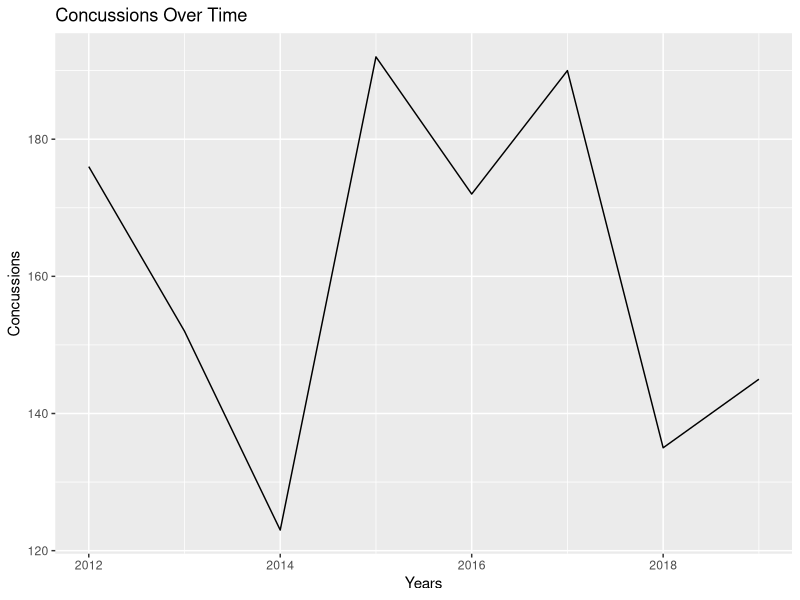
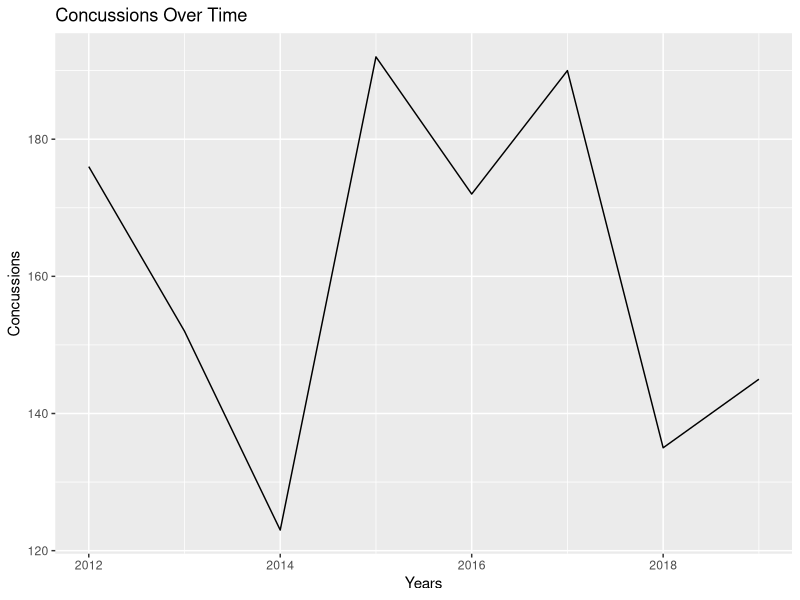

These charts were generated, in order, by the following R code: (Note: this script raises an error after producing the figures.)
## ---- chunk 1
knitr::opts_chunk$set(echo = TRUE)

library(ggplot2)
## ---- chunk 2
unique_outs <- c(361, 372, 605, 410, 355, 394, 369, 470)
plays <- c(32882.0, 33302.0, 32779.0, 32973.0, 32734.0, 32438.0, 32224.0, 32516.0)
scores <- c(2015, 2078, 2018, 2044, 2086, 1998, 2095, 2028)
years <- c(2012:2019) - 2012
year_indicator <- c(0, 0, 0, 0, 0, 0, 1, 1)
concussions <- c(176, 152, 123, 192, 172, 190, 135, 145)
## ---- chunk 3
df <- data.frame(Years=c(2012:2019), Concussions=concussions)
plt <- ggplot(data=df, aes(x=Years, y=Concussions)) +
  geom_line() +
  ggtitle("Concussions Over Time")
plt
## ---- chunk 4
ggsave("time_series.jpg",
       plot=plt,
       width=6, height=4,
       units="in")
## ---- chunk 5
avg_diff <- function(permuted, i) {
  mid = i+1
  pre = permuted[1:mid-1]
  post = permuted[mid:length(permuted)]
  #return(sum(pre) - sum(post))
  return(sum(pre) / i - (sum(post) / (length(permuted) - i)))
}
## ---- chunk 6
ab_test <- function(permuting_col, i) {
  stats = c()
  for (val in c(1:10000)) {
    permuted = sample(permuting_col, length(permuting_col))
    stat = avg_diff(permuted, i)
    stats = c(stats, stat)
  }
  stat = avg_diff(permuting_col, i)
  print(sum(stats >= stat) / length(stats))
  df <- as.data.frame(stats)
  colnames(df) <- c('stats')
  plt = ggplot(df, aes(x=stats)) +
    geom_histogram(aes(y=..density..), col='black', fill='white', binwidth=2) +
    geom_density(alpha=0.2, fill="orange") +
    geom_vline(aes(xintercept=avg_diff(permuting_col, i)), col="blue", linetype="dashed", size=1) +
    ggtitle('Histogram of Permuted Average Differences of Concussions - Augmented (Pre and Post 2018)') +
    xlab('Average Concussions Pre 2018 - Average Concussions Post 2018')
  return(plt)
}
## ---- chunk 7
plt <- ab_test(concussions_revised, 5)
## ---- chunk 8
plt
## ---- chunk 9
ggsave("2017_ab_test.jpg",
       plot=plt,
       width=8, height=6,
       units="in")
## ---- chunk 10
plt <- ab_test(concussions_revised, 6)
## ---- chunk 11
plt
## ---- chunk 12
ggsave("2018_ab_test_augmented.jpg",
       plot=plt,
       width=9, height=6,
       units="in")
## ---- chunk 13
plot(unique_outs, concussions)
## ---- chunk 14
plot(plays, concussions)
## ---- chunk 15
plot(scores, concussions)
## ---- chunk 16
summary(lm(concussions ~ years))
## ---- chunk 17
summary(lm(concussions ~ unique_outs))
## ---- chunk 18
summary(lm(concussions ~ plays))
## ---- chunk 19
summary(lm(concussions ~ scores))
## ---- chunk 20
summary(lm(concussions ~ years + unique_outs))
## ---- chunk 21
summary(lm(concussions ~ years + plays))
## ---- chunk 22
summary(lm(concussions ~ years + scores))
## ---- chunk 23
summary(lm(concussions ~ years + unique_outs + scores))
## ---- chunk 24
summary(lm(concussions ~ years + unique_outs + plays))
## ---- chunk 25
summary(lm(concussions ~ years + plays + scores))
## ---- chunk 26
summary(lm(concussions ~ years + unique_outs + plays + scores))
## ---- chunk 27
summary(lm(concussions ~ year_indicator))
## ---- chunk 28
summary(lm(concussions ~ year_indicator + years))
## ---- chunk 29
summary(lm(concussions ~ year_indicator + unique_outs))
## ---- chunk 30
summary(lm(concussions ~ year_indicator + scores))
## ---- chunk 31
summary(lm(concussions ~ year_indicator + plays))
## ---- chunk 32
summary(lm(concussions ~ year_indicator + unique_outs + scores))
## ---- chunk 33
summary(lm(concussions ~ year_indicator + unique_outs + plays))
## ---- chunk 34
summary(lm(concussions ~ year_indicator + plays + scores))
## ---- chunk 35
summary(lm(concussions ~ year_indicator + unique_outs + plays + scores))
## ---- chunk 36
summary(lm(concussions ~ unique_outs + scores + plays))
## ---- chunk 37
summary(lm(concussions ~ unique_outs + scores))
## ---- chunk 38
unique_outs * -0.26
## ---- chunk 39
unique_outs
## ---- chunk 40
concussions
## ---- chunk 41
library(ggplot2)
## ---- chunk 42
boxplot(concussions[1:6])
stripchart(concussions[1:6], vertical = TRUE, add=TRUE, col='red')
## ---- chunk 43
concussions_revised <- concussions[1:8]
concussions_revised[3] = mean(concussions[1:6])
concussions_revised
## ---- chunk 44
plot.ts(concussions_revised)
## ---- chunk 45
model <- lm(concussions_revised ~ year_indicator + unique_outs + scores + plays)
summary(model)
## ---- chunk 46
model <- lm(concussions_revised ~ year_indicator)
summary(model)
## ---- chunk 47
model <- lm(concussions_revised ~ year_indicator + unique_outs)
summary(model)
## ---- chunk 48
model <- lm(concussions_revised ~ year_indicator + unique_outs + scores)
summary(model)
## ---- chunk 49
model <- lm(concussions_revised ~ year_indicator + unique_outs + plays)
summary(model)
## ---- chunk 50
model <- lm(concussions_revised ~ year_indicator + scores + plays)
summary(model)
## ---- chunk 51
model <- lm(concussions_revised ~ year_indicator + unique_outs + scores + plays)
summary(model)
## ---- chunk 52
plot.ts(concussions_revised)
lines(model$fitted.values, col='red')
## ---- chunk 53
model2 <- lm(concussions ~ unique_outs + scores)
plot.ts(concussions)
lines(model2$fitted.values, col='red')
